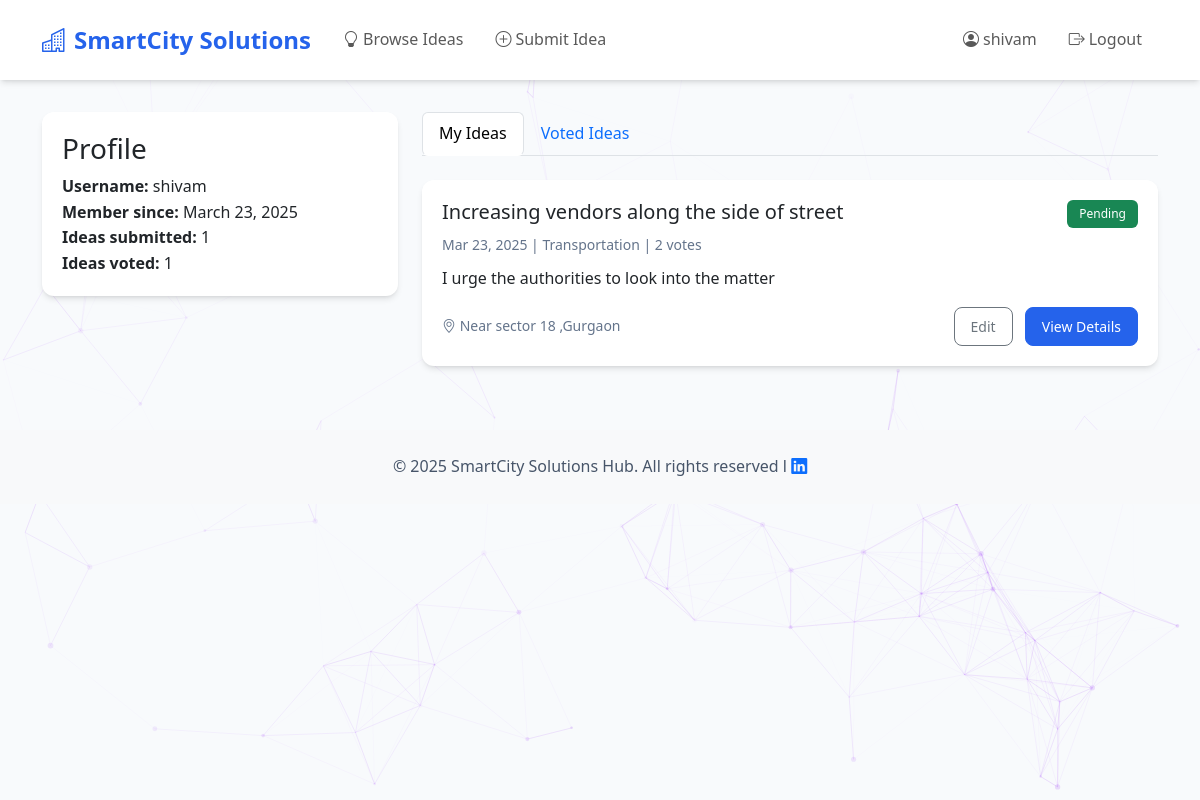
Page /profile/ (signed in) on the committed database.
### solutions/models.py (models this page shows, shortened)
class Idea(models.Model):
    IMPLEMENTATION_STATUS = [
        ('pending', 'Pending Review'),
        ('approved', 'Approved for Implementation'),
        ('in_progress', 'Implementation in Progress'),
        ('completed', 'Implementation Completed'),
        ('rejected', 'Not Feasible')
    ]
    title = models.CharField(max_length=200)
    description = models.TextField()
    category = models.ForeignKey(Category, on_delete=models.CASCADE)
    author = models.ForeignKey(User, on_delete=models.CASCADE)
    created_at = models.DateTimeField(default=timezone.now)
    updated_at = models.DateTimeField(auto_now=True)
    location = models.CharField(max_length=200)
    latitude = models.DecimalField(max_digits=9, decimal_places=6, null=True, blank=True)
    longitude = models.DecimalField(max_digits=9, decimal_places=6, null=True, blank=True)
    status = models.CharField(max_length=20, choices=[
        ('pending', 'Pending'),
        ('under_review', 'Under Review'),
        ('approved', 'Approved'),
        ('implemented', 'Implemented'),
        ('rejected', 'Rejected')
    ], default='pending')
    implementation_status = models.CharField(
        max_length=20,
        choices=IMPLEMENTATION_STATUS,
        default='pending'
    )
    admin_notes = models.TextField(blank=True)
    implementation_date = models.DateField(null=True, blank=True)

class Category(models.Model):
    name = models.CharField(max_length=100)
    description = models.TextField(blank=True)
    class Meta:
        verbose_name_plural = "Categories"

### solutions/views.py (the view)
# urls.py: path('profile/', views.profile, name='profile'),
@login_required
def profile(request):
    user_ideas = Idea.objects.filter(author=request.user)
    voted_ideas = Idea.objects.filter(vote__user=request.user)
    context = {
        'user_ideas': user_ideas,
        'voted_ideas': voted_ideas,
    }
    return render(request, 'solutions/profile.html', context)

### solutions/templates/solutions/profile.html (shortened to what this page needs)
{% extends 'solutions/base.html' %}
{% block content %}
<div class="row">
    <div class="col-md-4">
        <div class="card mb-4">
            <div class="card-body">
                <h3 class="card-title">Profile</h3>
                <p class="card-text">
                    <strong>Username:</strong> {{ user.username }}<br>
                    <strong>Member since:</strong> {{ user.date_joined|date:"F d, Y" }}<br>
                    <strong>Ideas submitted:</strong> {{ user_ideas.count }}<br>
                    <strong>Ideas voted:</strong> {{ voted_ideas.count }}
                </p>
            </div>
        </div>
    </div>
    <div class="col-md-8">
        <ul class="nav nav-tabs mb-4" id="profileTabs" role="tablist">
            <li class="nav-item" role="presentation">
                <button class="nav-link active" id="ideas-tab" data-bs-toggle="tab"
                        data-bs-target="#ideas" type="button" role="tab">
                    My Ideas
                </button>
            </li>
            <li class="nav-item" role="presentation">
                <button class="nav-link" id="voted-tab" data-bs-toggle="tab"
                        data-bs-target="#voted" type="button" role="tab">
                    Voted Ideas
                </button>
            </li>
        </ul>
        <div class="tab-content" id="profileTabsContent">
            <div class="tab-pane fade show active" id="ideas" role="tabpanel">
                {% if user_ideas %}
                    {% for idea in user_ideas %}
                        <div class="card mb-3">
                            <div class="card-body">
                                <div class="d-flex justify-content-between align-items-start">
                                    <div>
                                        <h5 class="card-title">{{ idea.title }}</h5>
                                        <p class="text-muted mb-2">
                                            <small>
                                                {{ idea.created_at|date:"M d, Y" }} |
                                                {{ idea.category.name }} |
                                                {{ idea.vote_set.count }} vote{{ idea.vote_set.count|pluralize }}
                                            </small>
                                        </p>
                                    </div>
                                    <span class="badge bg-{{ idea.status|yesno:'success,warning,danger' }}">
                                        {{ idea.get_status_display }}
                                    </span>
                                </div>
                                <p class="card-text">{{ idea.description|truncatewords:30 }}</p>
                                <div class="d-flex justify-content-between align-items-center">
                                    <small class="text-muted">
                                        <i class="bi bi-geo-alt"></i> {{ idea.location }}
                                    </small>
                                    <div>
                                        <a href="{% url 'solutions:idea_edit' idea.pk %}"
                                           class="btn btn-outline-secondary btn-sm me-2">
                                            Edit
                                        </a>
                                        <a href="{% url 'solutions:idea_detail' idea.pk %}"
                                           class="btn btn-primary btn-sm">
                                            View Details
                                        </a>
                                    </div>
                                </div>
                            </div>
                        </div>
                    {% endfor %}
                {% else %}
                    <div class="alert alert-info">
                        You haven't submitted any ideas yet.
                        <a href="{% url 'solutions:idea_create' %}">Submit your first idea!</a>
                    </div>
                {% endif %}
            </div>
        </div>
    </div>
</div>
{% endblock %}

### solutions/templates/solutions/base.html (shortened to what this page needs)
<!DOCTYPE html>
<html lang="en">
<head>
    <link href="https://cdn.jsdelivr.net/npm/bootstrap@5.3.0/dist/css/bootstrap.min.css" rel="stylesheet">
    <link rel="stylesheet" href="https://cdn.jsdelivr.net/npm/bootstrap-icons@1.7.2/font/bootstrap-icons.css">
    <link rel="stylesheet" href="https://cdn.jsdelivr.net/npm/bootstrap-icons@1.11.1/font/bootstrap-icons.css">
    <link rel="stylesheet" href="https://unpkg.com/leaflet@1.9.4/dist/leaflet.css" />
    <link href="https://cdn.jsdelivr.net/npm/bootstrap-icons@1.7.2/font/bootstrap-icons.css" rel="stylesheet">
</head>
<body>
    <div id="particles-js" class="position-fixed top-0 start-0 w-100 h-100 pointer-events-none" style="z-index: -1;"></div>
    <nav class="navbar navbar-expand-lg navbar-light">
        <div class="container">
            <a class="navbar-brand" href="{% url 'solutions:home' %}">
                <i class="bi bi-buildings me-2"></i>SmartCity Solutions
            </a>
            <div class="collapse navbar-collapse" id="navbarNav">
                <ul class="navbar-nav me-auto">
                    {% if not user.is_staff %}
                    <li class="nav-item">
                        <a class="nav-link" href="{% url 'solutions:idea_list' %}">
                            <i class="bi bi-lightbulb me-1"></i>Browse Ideas
                        </a>
                    </li>
                    <li class="nav-item">
                        <a class="nav-link" href="{% url 'solutions:idea_create' %}">
                            <i class="bi bi-plus-circle me-1"></i>Submit Idea
                        </a>
                    </li>
                    {% endif %}
                </ul>
                <div class="navbar-nav ms-auto">
                    {% if user.is_authenticated %}
                        {% if not user.is_staff %}
                        <a class="nav-link" href="{% url 'solutions:profile' %}">
                            <i class="bi bi-person-circle me-1"></i>{{ user.username }}
                        </a>
                        {% endif %}
                            <a class="nav-link" href="{% url 'logout' %}">
                                <i class="bi bi-box-arrow-right me-1"></i>Logout
                            </a>
                    {% endif %}
                </div>
            </div>
        </div>
    </nav>
    <div class="container mb-4">
        {% block content %}
        {% endblock %}
    </div>
    <footer class="bg-light opacity-3 py-4 mt-5 text-center">
        <div class="container text-center">
            <p class="mb-0">&copy; 2025 SmartCity Solutions Hub. All rights reserved l <a href="https://www.linkedin.com/in/sharad-yadav-6717a6220/"><i class="bi bi-linkedin"></i></a></p>
        </div>
    </footer>
</body>
</html>

### solutions/templates/solutions/base.html (style rules this page uses)
:root { --primary-color: #2563eb; --secondary-color: #475569; --success-color: #22c55e; --background-color: #f8fafc; --card-shadow: 0 4px 6px -1px rgb(0 0 0 / 0.1), 0 2px 4px -2px rgb(0 0 0 / 0.1); }
body { background-color: var(--background-color); color: var(--secondary-color); line-height: 1.6; }
.navbar { background-color: white !important; box-shadow: var(--card-shadow); padding: 1rem 0; margin-bottom: 2rem; }
.navbar-brand { font-weight: 600; color: var(--primary-color) !important; font-size: 1.5rem; }
.nav-link { font-weight: 500; padding: 0.5rem 1rem !important; border-radius: 0.375rem; transition: all 0.2s; }
.card { border: none; border-radius: 0.75rem; box-shadow: var(--card-shadow); transition: transform 0.2s, box-shadow 0.2s; background: white; margin-bottom: 1.5rem; }
.card-body { padding: 1.25rem; }
.btn { padding: 0.5rem 1rem; font-weight: 500; border-radius: 0.5rem; transition: all 0.2s; }
.btn-primary { background-color: var(--primary-color); border-color: var(--primary-color); }
.badge { padding: 0.5rem 0.75rem; font-weight: 500; border-radius: 0.375rem; }
.text-muted { color: #64748b !important; }

### rows in the picture
Idea: title "Increasing vendors along the side of street", created_at "Mar 23, 2025", category.name "Transportation", vote_set.count "2", status "Pending", description "I urge the authorities to look into the matter", location "Near sector 18 ,Gurgaon"

### other values in the picture
{{ user.username }} "shivam"
{{ user.date_joined|date:"F d, Y" }} "March 23, 2025"
{{ user_ideas.count }} "1"
{{ voted_ideas.count }} "1"
